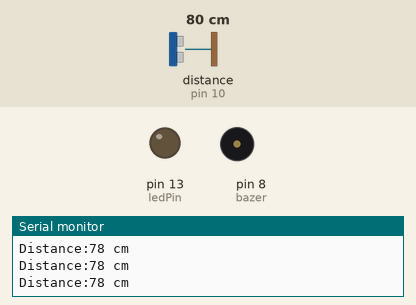
Recording of a sketch running on a simulated Arduino Uno, built with avr-gcc and run on an emulated ATmega328P. Shown: output pins drawn as LEDs (lit = HIGH), buzzer (waves = sounding), the last lines printed to the serial monitor. Wiring (inferred from the names in the program): ultrasonic range finder: trigger pin 9; echo pin 10. The test bench sets the inputs (shaded band); at power-on: distance to the obstacle (sensor on pin 10) 80 cm. The echo pulse lasts 58.3 µs per cm; pins used as bus, display or sensor lines are not drawn.

Above: at 1.2 s.
1.3 s: distance to the obstacle (sensor on pin 10) set to 45 cm
2.8 s: distance to the obstacle (sensor on pin 10) set to 35 cm
At 3.4 s:
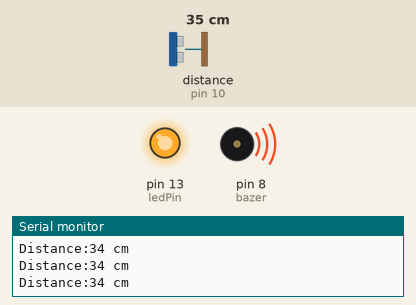
4.3 s: distance to the obstacle (sensor on pin 10) set to 60 cm
At 5.0 s:
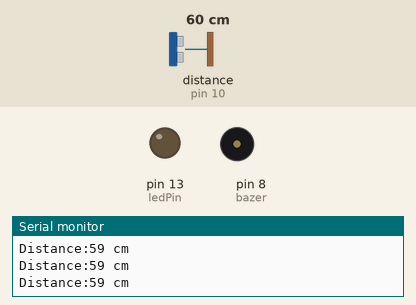
5.8 s: distance to the obstacle (sensor on pin 10) set to 2 cm
At 6.9 s:
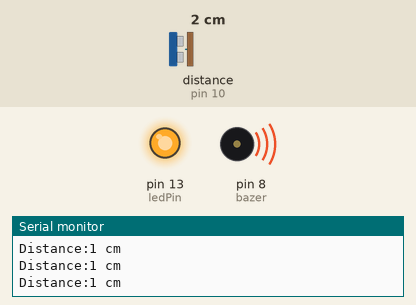
Timing chart, 0 to 8.3 s (numbered marks = the images above; inputs shaded):
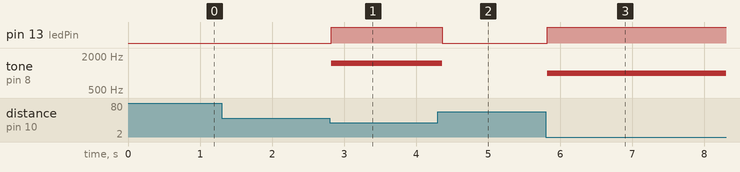

Measured:
- the behaviour switches between 41 and 40 cm on distance to the obstacle (sensor on pin 10) (found by bisection; images 0 and 1)
- after the input at 2.8 s, pin 13 (ledPin): LOW → HIGH at once; tone on pin 8 (bazer): silent → 1500 Hz at once
- after the input at 4.3 s, pin 13 (ledPin): HIGH → LOW after 0.06 s; tone on pin 8 (bazer): 1500 Hz → silent after 0.06 s
- after the input at 5.8 s, pin 13 (ledPin): LOW → HIGH at once; tone on pin 8 (bazer): silent → 1000 Hz at once

The sketch:

bazer.ino
```cpp
const int bazer = 8;
const int trigPin = 9;
const int echoPin = 10;
const int ledPin = 13;

int distance = 0;
long duration = 0;


void setup() {
  pinMode(trigPin,OUTPUT);
  pinMode(echoPin,INPUT);
  pinMode(ledPin,OUTPUT);
  pinMode(bazer,OUTPUT);
  Serial.begin(9600);


}

void loop() {
  digitalWrite(trigPin,LOW);
  delayMicroseconds(2);
  digitalWrite(trigPin,HIGH);
  delayMicroseconds(10);
  digitalWrite(trigPin, LOW);

  duration = pulseIn(echoPin, HIGH);
  distance = duration*0.034/2;

  Serial.print("Distance:");
  Serial.print(distance);
  Serial.println(" cm");

  if (distance>0 && distance<15){
    digitalWrite(ledPin,HIGH);
    tone(bazer,1000,1000);
    delay(100);

  }
  else if(distance>15 && distance<40){
    digitalWrite(ledPin,HIGH);
    tone(bazer,1500,1500);
    delay(100);
  }
  else{
    digitalWrite(ledPin,LOW);
    noTone(bazer);
    delay(100);
  }

}
```
